Frame 1 (no input): blank canvas, image omitted
Frame 60 (the mouse pressed at the canvas centre just before this capture): blank canvas, image omitted
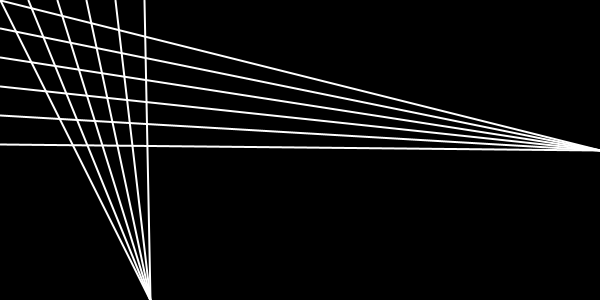
Frame 120 (the mouse held since frame 60 and released just before this capture)

The Processing sketch whose frames 1 and 60 were blank and that drew this single picture after the mouse press (run headless with seeded random() and noise(); from frame 60 on, the mouse is pressed at the canvas centre):

// Processing sketch: loopanddraw
// ── loopanddraw.pde
float x = 0;
float y =0;
float spacing = 50;
void setup(){
  //only once
  size(600,300);
background(0); 
  //background(50);
}
void draw(){
  //conti
  //background(random(0,255),random(0,255),random(0,255));
  background(0);
  spacing=spacing+random(-2,2);
  stroke(255);
  strokeWeight(2);
  x=0;
  y=0;
  while(x<mouseX && y<mouseY){
    line(x,0,mouseY,height);
    line(0,y,width,mouseY);
    x=x+spacing;
    y=y+spacing;
  }  
  //delay(100);
   
}
void mousePressed(){
  //background(random(0,255),random(0,255),random(0,255));
}
